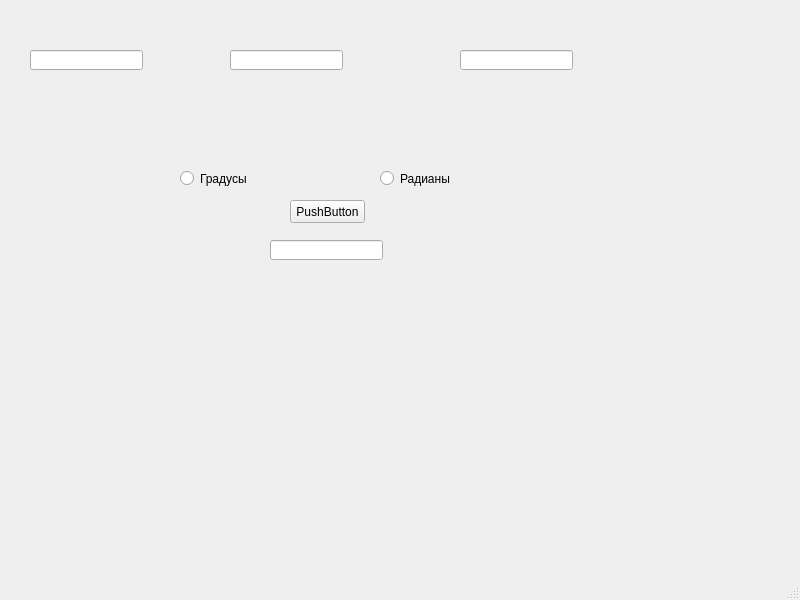
<?xml version="1.0" encoding="UTF-8"?>
<ui version="4.0">
 <class>MainWindow</class>
 <widget class="QMainWindow" name="MainWindow">
  <property name="geometry">
   <rect>
    <x>0</x>
    <y>0</y>
    <width>800</width>
    <height>600</height>
   </rect>
  </property>
  <property name="windowTitle">
   <string>MainWindow</string>
  </property>
  <widget class="QWidget" name="centralwidget">
   <widget class="QLineEdit" name="answerTab">
    <property name="geometry">
     <rect>
      <x>270</x>
      <y>240</y>
      <width>113</width>
      <height>20</height>
     </rect>
    </property>
   </widget>
   <widget class="QLineEdit" name="a">
    <property name="geometry">
     <rect>
      <x>30</x>
      <y>50</y>
      <width>113</width>
      <height>20</height>
     </rect>
    </property>
   </widget>
   <widget class="QLineEdit" name="b">
    <property name="geometry">
     <rect>
      <x>230</x>
      <y>50</y>
      <width>113</width>
      <height>20</height>
     </rect>
    </property>
   </widget>
   <widget class="QLineEdit" name="cos">
    <property name="geometry">
     <rect>
      <x>460</x>
      <y>50</y>
      <width>113</width>
      <height>20</height>
     </rect>
    </property>
   </widget>
   <widget class="QRadioButton" name="grad">
    <property name="geometry">
     <rect>
      <x>180</x>
      <y>170</y>
      <width>82</width>
      <height>17</height>
     </rect>
    </property>
    <property name="text">
     <string>Градусы</string>
    </property>
   </widget>
   <widget class="QRadioButton" name="rad">
    <property name="geometry">
     <rect>
      <x>380</x>
      <y>170</y>
      <width>82</width>
      <height>17</height>
     </rect>
    </property>
    <property name="text">
     <string>Радианы</string>
    </property>
   </widget>
   <widget class="QPushButton" name="pushButton">
    <property name="geometry">
     <rect>
      <x>290</x>
      <y>200</y>
      <width>75</width>
      <height>23</height>
     </rect>
    </property>
    <property name="text">
     <string>PushButton</string>
    </property>
   </widget>
  </widget>
  <widget class="QMenuBar" name="menubar">
   <property name="geometry">
    <rect>
     <x>0</x>
     <y>0</y>
     <width>800</width>
     <height>21</height>
    </rect>
   </property>
  </widget>
  <widget class="QStatusBar" name="statusbar"/>
 </widget>
 <resources/>
 <connections/>
</ui>
